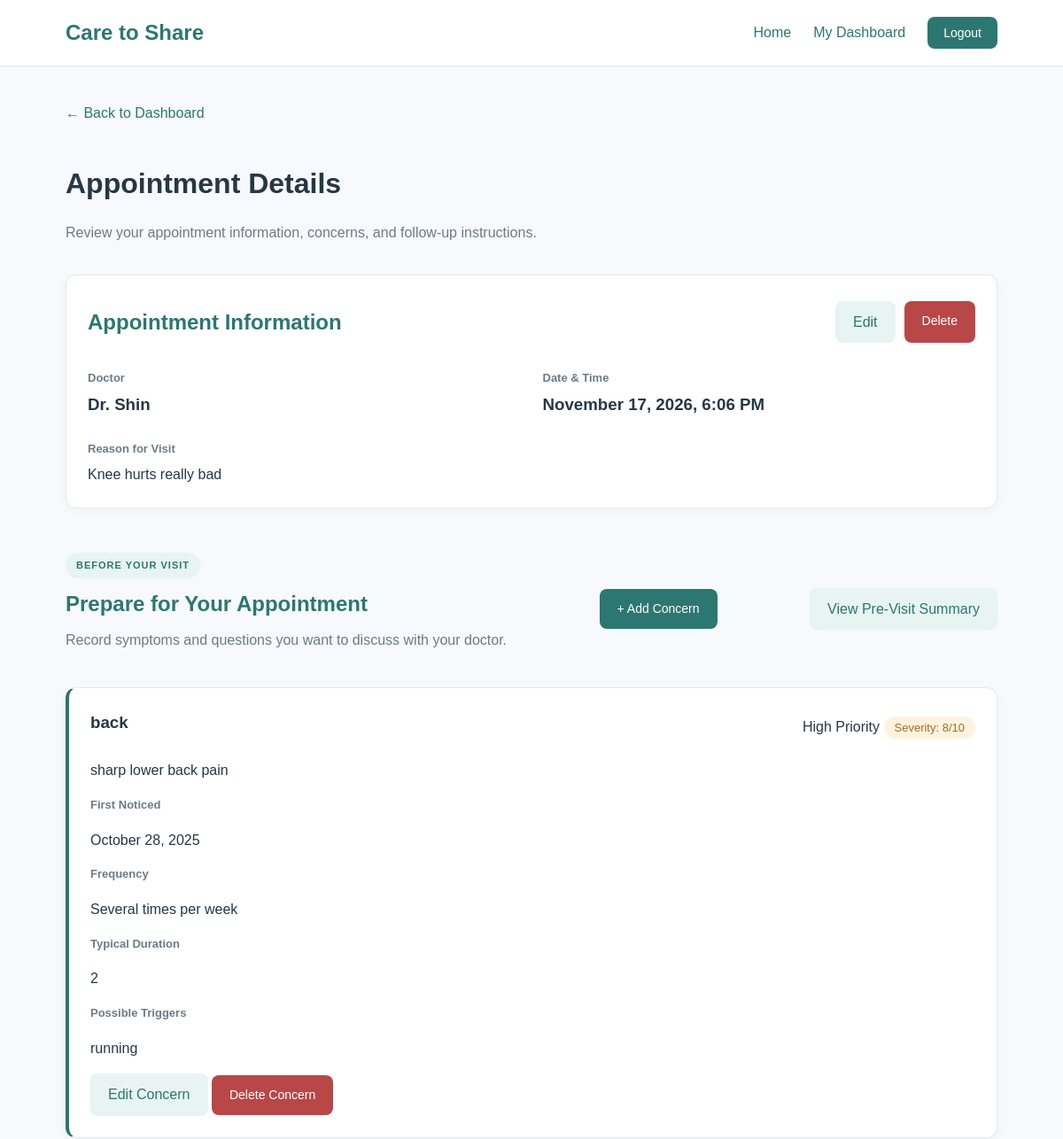
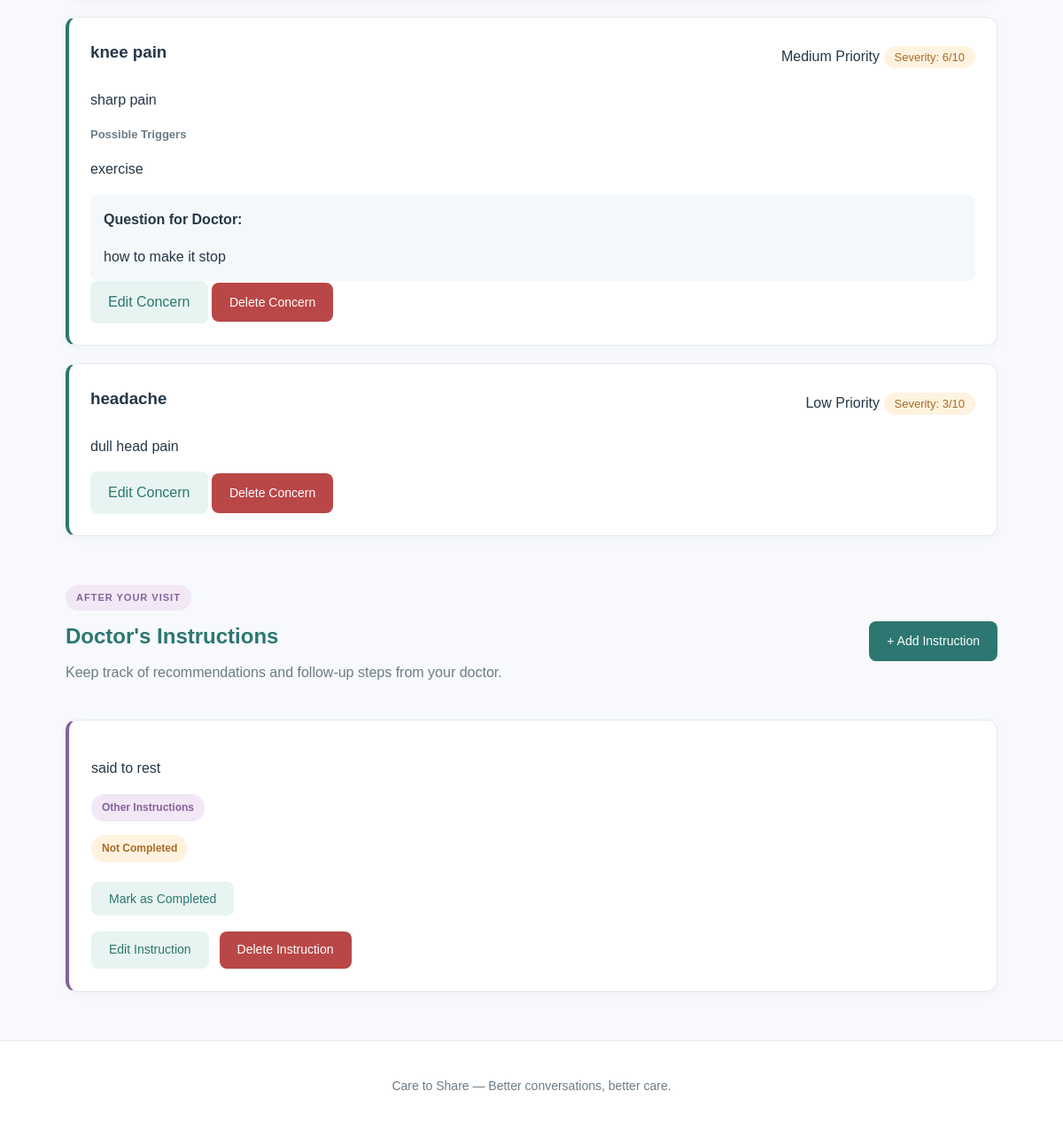
The app's page /appointments/2/ (signed in) with its own data (2 pictures, top to bottom).
### appointments/models.py (models this page shows, shortened)
class Appointment(models.Model):
    user = models.ForeignKey(
        settings.AUTH_USER_MODEL,
        on_delete=models.CASCADE
    )
    doctor_name = models.CharField(max_length=100)
    appointment_date = models.DateTimeField()
    reason_for_visit = models.TextField()
    created_at = models.DateTimeField(auto_now_add=True)

class HealthConcern(models.Model):
    FREQUENCY_CHOICES = [
        ("daily", "Daily"),
        ("several_weekly", "Several times per week"),
        ("weekly", "Once per week"),
        ("monthly", "Several times per month"),
        ("occasionally", "Occasionally"),
        ("other", "Other"),
    ]
    PRIORITY_CHOICES = [
        ("high", "High"),
        ("medium", "Medium"),
        ("low", "Low"),
    ]
    appointment = models.ForeignKey(
        Appointment,
        on_delete=models.CASCADE,
        related_name="concerns"
    )
    symptom = models.CharField(max_length=200)
    description = models.TextField()
    severity = models.IntegerField(
        validators=[
            MinValueValidator(1),
            MaxValueValidator(10)
        ]
    )
    onset_date = models.DateField(
        null=True,
        blank=True
    )
    frequency = models.CharField(
        max_length=20,
        choices=FREQUENCY_CHOICES,
        blank=True
    )
    duration = models.CharField(
        max_length=100,
        blank=True
    )
    triggers = models.TextField(
        blank=True
    )
    relieving_factors = models.TextField(
        blank=True
    )
    priority = models.CharField(
        max_length=10,
        choices=PRIORITY_CHOICES,
        default="medium"
    )
    question_for_doctor = models.TextField(
        blank=True
    )

class VisitInstruction(models.Model):
    CATEGORY_CHOICES = [
        ("medication", "Medications"),
        ("follow_up", "Follow-Up Appointments"),
        ("lifestyle", "Lifestyle Recommendations"),
        ("tests", "Tests and Procedures"),
        ("other", "Other Instructions"),
    ]
    appointment = models.ForeignKey(
        Appointment,
        on_delete=models.CASCADE,
        related_name="instructions"
    )
    instruction = models.TextField()
    category = models.CharField(
        max_length=20,
        choices=CATEGORY_CHOICES,
        default="other"
    )
    due_date = models.DateField(
        null=True,
        blank=True
    )
    completed = models.BooleanField(
        default=False
    )

### appointments/views.py (the view)
# urls.py: path("appointments/<int:pk>/", views.appointment_detail, name="appointment_detail"),
@login_required
@login_required
def appointment_detail(request, pk):
    appointment = get_object_or_404(
        Appointment,
        pk=pk,
        user=request.user
    )
    concerns = appointment.concerns.annotate(
        priority_order=Case(
            When(priority="high", then=Value(1)),
            When(priority="medium", then=Value(2)),
            When(priority="low", then=Value(3)),
            default=Value(4),
            output_field=IntegerField(),
        )
    ).order_by("priority_order", "-severity")
    return render(
        request,
        "appointments/appointment_detail.html",
        {
            "appointment": appointment,
            "concerns": concerns
        }
    )

### appointments/templates/appointments/appointment_detail.html (shortened to what this page needs)
{% extends "appointments/base.html" %}
{% block content %}
<div class="page-header">
    <a href="{% url 'dashboard' %}" class="back-link">
        ← Back to Dashboard
    </a>
    <h1>Appointment Details</h1>
    <p>
        Review your appointment information,
        concerns, and follow-up instructions.
    </p>
</div>
<div class="card appointment-overview">
    <div class="section-header">
        <h2>Appointment Information</h2>
        <div class="action-buttons">
            <a href="{% url 'edit_appointment' appointment.pk %}"
               class="btn-secondary">
                Edit
            </a>
            <a href="{% url 'delete_appointment' appointment.pk %}"
               class="btn-danger">
                Delete
            </a>
        </div>
    </div>
    <div class="appointment-info">
        <div>
            <span class="info-label">Doctor</span>
            <h3>{{ appointment.doctor_name }}</h3>
        </div>
        <div>
            <span class="info-label">Date & Time</span>
            <h3>
                {{ appointment.appointment_date|date:"F j, Y, g:i A" }}
            </h3>
        </div>
        <div>
            <span class="info-label">Reason for Visit</span>
            <p>{{ appointment.reason_for_visit }}</p>
        </div>
    </div>
</div>
<section class="visit-section">
    <div class="section-header">
        <div>
            <span class="section-tag pre-visit-tag">
                BEFORE YOUR VISIT
            </span>
            <h2>Prepare for Your Appointment</h2>
            <p>
                Record symptoms and questions you
                want to discuss with your doctor.
            </p>
        </div>
        <a href="{% url 'add_health_concern' appointment.pk %}"
           class="btn">
            + Add Concern
        </a>
        <a href="{% url 'pre_visit_summary' appointment.pk %}"
            class="btn-secondary">
                View Pre-Visit Summary
        </a>
    </div>
    {% for concern in concerns %}
        <div class="card concern-card">
            <div class="concern-header">
                <h3>{{ concern.symptom }}</h3>
                <div class="concern-badges">
                    <span class="priority-badge priority-{{ concern.priority }}">
                        {{ concern.get_priority_display }} Priority
                    </span>
                    <span class="severity-badge">
                        Severity: {{ concern.severity }}/10
                    </span>
                </div>
            </div>
            <p>{{ concern.description }}</p>
                {% if concern.onset_date or concern.frequency or concern.duration or concern.triggers or concern.relieving_factors %}
                    <div class="symptom-details">
                {% if concern.onset_date %}
                    <div>
                        <span class="info-label">First Noticed</span>
                        <p>{{ concern.onset_date|date:"F j, Y" }}</p>
                    </div>
                {% endif %}
                {% if concern.frequency %}
                    <div>
                        <span class="info-label">Frequency</span>
                        <p>{{ concern.get_frequency_display }}</p>
                    </div>
                {% endif %}
                {% if concern.duration %}
                    <div>
                        <span class="info-label">Typical Duration</span>
                        <p>{{ concern.duration }}</p>
                    </div>
                {% endif %}
                {% if concern.triggers %}
                    <div>
                        <span class="info-label">Possible Triggers</span>
                        <p>{{ concern.triggers }}</p>
                    </div>
                {% endif %}
                </div>
            {% endif %}
                {% if concern.question_for_doctor %}
                    <div class="question-box">
                        <strong>Question for Doctor:</strong>
                        <p>{{ concern.question_for_doctor }}</p>
                    </div>
                {% endif %}
                <div class="concern-actions">
                    <a href="{% url 'edit_health_concern' concern.pk %}"
                       class="btn-secondary">
                        Edit Concern
                    </a>
                    <a href="{% url 'delete_health_concern' concern.pk %}"
                       class="btn-danger">
                        Delete Concern
                    </a>
                </div>
            </div>
{% endfor %}
</section>
<section class="visit-section">
    <div class="section-header">
        <div>
            <span class="section-tag post-visit-tag">
                AFTER YOUR VISIT
            </span>
            <h2>Doctor's Instructions</h2>
            <p>
                Keep track of recommendations and
                follow-up steps from your doctor.
            </p>
        </div>
        <a href="{% url 'add_visit_instruction' appointment.pk %}"
           class="btn">
            + Add Instruction
        </a>
    </div>
    {% for instruction in appointment.instructions.all %}
        <div class="card instruction-card">
            <p>{{ instruction.instruction }}</p>
                <div class="instruction-details">
                    <span class="instruction-category">
                        {{ instruction.get_category_display }}
                    </span>
                </div>
            {% if instruction.completed %}
                <span class="status-badge completed">
                    ✓ Completed
                </span>
            {% else %}
                <span class="status-badge pending">
                    Not Completed
                </span>
            {% endif %}
            <form method="post"
                  action="{% url 'toggle_instruction' instruction.pk %}"
                  class="toggle-form">
                <button type="submit" class="btn-secondary">
                    {% if instruction.completed %}
                        Mark as Not Completed
                    {% else %}
                        Mark as Completed
                    {% endif %}
                </button>
            </form>
                <div class="instruction-actions">
                    <a href="{% url 'edit_visit_instruction' instruction.pk %}"
                       class="btn-secondary">
                        Edit Instruction
                    </a>
                    <a href="{% url 'delete_visit_instruction' instruction.pk %}"
                       class="btn-danger">
                        Delete Instruction
                    </a>
                </div>
        </div>
    {% endfor %}
</section>
{% endblock %}

### appointments/static/appointments/style.css (style rules this page uses)
* { box-sizing: border-box; }
body { margin: 0; font-family: Arial, Helvetica, sans-serif; background-color: #f7f9fc; color: #263746; line-height: 1.6; }
a { color: #2c7771; text-decoration: none; }
h1 { font-size: 32px; margin-bottom: 12px; }
h2 { color: #2c7771; }
h3 { margin-bottom: 10px; }
.card { background: white; padding: 24px; border-radius: 12px; border: 1px solid #e4e9ed; margin-bottom: 20px; box-shadow: 0 3px 12px rgba(0, 0, 0, 0.03); }
.card h3 { margin-top: 0; }
.btn { display: inline-block; background-color: #2c7771; color: white; padding: 11px 20px; border: none; border-radius: 8px; font-size: 14px; cursor: pointer; }
.btn-secondary { display: inline-block; background-color: #e8f4f1; color: #2c7771; padding: 11px 20px; border-radius: 8px; }
.btn-danger { background-color: #b94747; }
form { margin-top: 20px; }
button { cursor: pointer; }
.page-header { margin-bottom: 35px; }
.page-header p { color: #6c7b86; }
.back-link { display: inline-block; margin-bottom: 20px; color: #2c7771; font-weight: 500; }
.appointment-overview { margin-bottom: 50px; }
.section-header { display: flex; justify-content: space-between; align-items: center; gap: 20px; margin-bottom: 25px; }
.section-header h2 { margin-top: 10px; margin-bottom: 8px; }
.section-header p { color: #6c7b86; margin-top: 0; }
.action-buttons { display: flex; gap: 10px; }
.appointment-info { display: grid; grid-template-columns: repeat(2, 1fr); gap: 25px; }
.appointment-info > div:last-child { grid-column: 1 / -1; }
.info-label { display: block; color: #6c7b86; font-size: 13px; font-weight: 600; margin-bottom: 5px; }
.appointment-info h3, .appointment-info p { margin: 0; }
.visit-section { margin-bottom: 55px; }
.section-tag { display: inline-block; padding: 6px 12px; border-radius: 20px; font-size: 11px; font-weight: bold; letter-spacing: 1px; }
.pre-visit-tag { background-color: #e8f4f1; color: #2c7771; }
.post-visit-tag { background-color: #f1e7f5; color: #86639b; }
.concern-card { border-left: 4px solid #2c7771; }
.concern-header { display: flex; justify-content: space-between; align-items: center; gap: 15px; }
.severity-badge { background-color: #fff3e0; color: #a76b23; padding: 5px 12px; border-radius: 20px; font-size: 13px; white-space: nowrap; }
.question-box { background-color: #f4f8fb; padding: 15px; border-radius: 8px; margin-top: 15px; }
.question-box p { margin-bottom: 0; }
.instruction-card { border-left: 4px solid #86639b; }
.status-badge { display: inline-block; padding: 6px 12px; border-radius: 20px; font-size: 12px; font-weight: bold; }
.pending { background-color: #fff3e0; color: #a76b23; }
.btn-danger { display: inline-block; background-color: #b94747; color: white; padding: 11px 20px; border-radius: 8px; font-size: 14px; }
.toggle-form { margin-top: 15px; }
.toggle-form button { font-size: 13px; }
.instruction-card .status-badge { margin-right: 10px; }
.instruction-card { padding: 25px; }
.instruction-card .status-badge { display: inline-block; margin-bottom: 4px; }
.instruction-card .toggle-form { margin: 18px 0 0; }
.instruction-card .toggle-form button { border: none; box-shadow: none; padding: 11px 20px; font-family: inherit; font-size: 14px; border-radius: 8px; }
.instruction-card .instruction-actions { display: flex; align-items: center; flex-wrap: wrap; gap: 12px; margin-top: 18px; }
.instruction-card .instruction-actions a { display: inline-block; padding: 11px 20px; border-radius: 8px; font-size: 14px; line-height: 1.4; text-decoration: none; }
.instruction-details { display: flex; align-items: center; flex-wrap: wrap; gap: 12px; margin: 15px 0; }
.instruction-category { display: inline-block; background-color: #f1e7f5; color: #86639b; padding: 6px 12px; border-radius: 20px; font-size: 12px; font-weight: 600; }

### records on screen
Appointment: doctor_name "Dr. Shin", appointment_date "November 17, 2026, 6:06 PM", reason_for_visit "Knee hurts really bad"
HealthConcern: symptom "back", priority "High", severity "8", description "sharp lower back pain", onset_date "October 28, 2025", frequency "Several times per week", duration "2", triggers "running"
HealthConcern: symptom "knee pain", priority "Medium", severity "6", description "sharp pain", triggers "exercise", question_for_doctor "how to make it stop"
HealthConcern: symptom "headache", priority "Low", severity "3", description "dull head pain"
VisitInstruction: instruction "said to rest", category "Other Instructions", completed "Not Completed"
